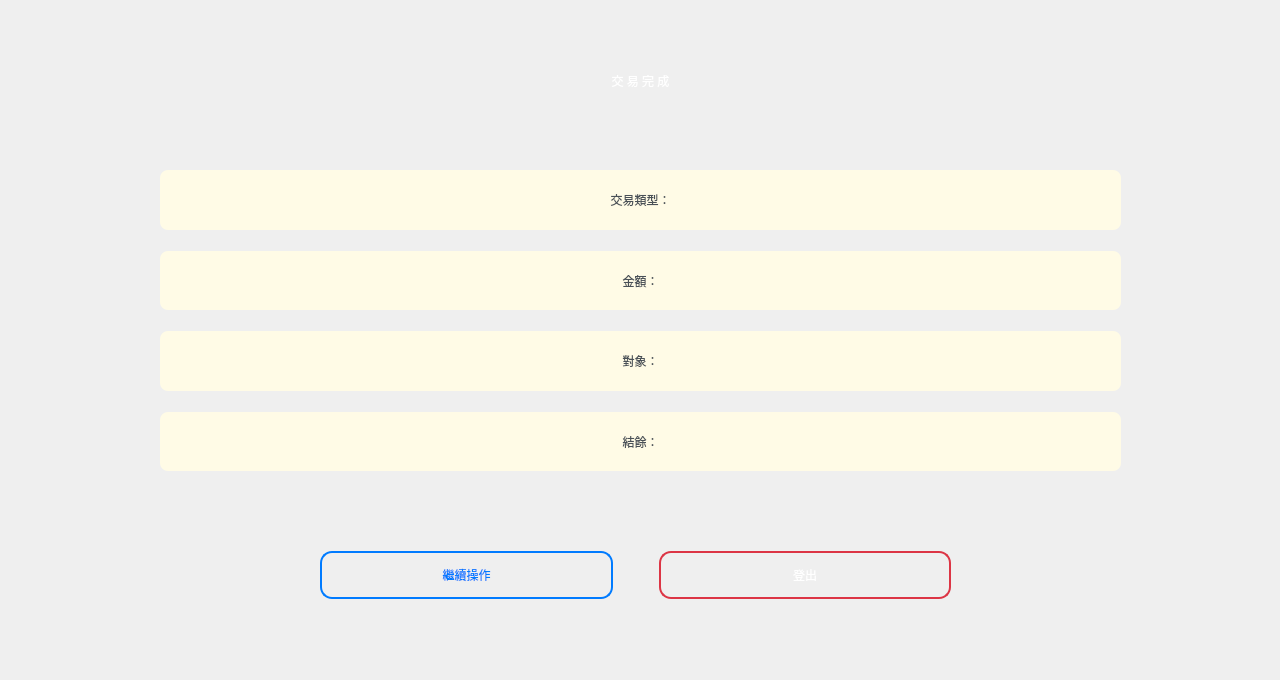
<?xml version="1.0" encoding="UTF-8"?>
<ui version="4.0">
 <class>summarywindow</class>
 <widget class="QMainWindow" name="summarywindow">
  <property name="geometry">
   <rect>
    <x>0</x>
    <y>0</y>
    <width>1280</width>
    <height>680</height>
   </rect>
  </property>
  <property name="windowTitle">
   <string>交易摘要</string>
  </property>
  <property name="styleSheet">
   <string notr="true">QMainWindow {
    background: qlineargradient(x1: 0, y1: 0, x2: 1, y2: 1,
                                 stop: 0 #add8e6, stop: 1 #7bb3d9);
}
</string>
  </property>
  <widget class="QWidget" name="centralwidget">
   <property name="styleSheet">
    <string notr="true">QWidget {
    background: qlineargradient(x1: 0, y1: 0, x2: 0, y2: 1,
                                 stop: 0 #c3e2f0, stop: 1 #87ceeb);
    font-family: &quot;Microsoft YaHei UI&quot;;
    color: #212529;
}
QWidget[class=&quot;QWidget&quot;] {
    background: transparent;
}
</string>
   </property>
   <widget class="QLabel" name="label_title">
    <property name="geometry">
     <rect>
      <x>130</x>
      <y>30</y>
      <width>1021</width>
      <height>101</height>
     </rect>
    </property>
    <property name="cursor">
     <cursorShape>ForbiddenCursor</cursorShape>
    </property>
    <property name="styleSheet">
     <string notr="true">QLabel {
    font: bold 24pt &quot;Microsoft YaHei UI&quot;;
    color: #ffffff;
    background: qlineargradient(x1: 0, y1: 0, x2: 1, y2: 0,
                                 stop: 0 #667eea, stop: 1 #764ba2);
    border-radius: 12px;
    padding: 15px;
    margin: 5px;
}
</string>
    </property>
    <property name="text">
     <string>交 易 完 成</string>
    </property>
    <property name="alignment">
     <set>Qt::AlignmentFlag::AlignCenter</set>
    </property>
   </widget>
   <widget class="QWidget" name="horizontalLayoutWidget_3">
    <property name="geometry">
     <rect>
      <x>320</x>
      <y>530</y>
      <width>631</width>
      <height>91</height>
     </rect>
    </property>
    <layout class="QHBoxLayout" name="horizontalLayout_3">
     <item>
      <widget class="QPushButton" name="back">
       <property name="cursor">
        <cursorShape>PointingHandCursor</cursorShape>
       </property>
       <property name="styleSheet">
        <string notr="true">QPushButton {
    font: bold 14pt &quot;Microsoft YaHei UI&quot;;
    background: qlineargradient(x1: 0, y1: 0, x2: 0, y2: 1,
                                 stop: 0 #ffffff, stop: 1 #f8f9fa);
    border: 2px solid #007bff;
    border-radius: 12px;
    color: #007bff;
    padding: 12px 20px;
    min-height: 20px;
}
QPushButton:hover {
    background: qlineargradient(x1: 0, y1: 0, x2: 0, y2: 1,
                                 stop: 0 #007bff, stop: 1 #0056b3);
    color: white;
    border: 2px solid #0056b3;
}
QPushButton:pressed {
    background: qlineargradient(x1: 0, y1: 0, x2: 0, y2: 1,
                                 stop: 0 #0056b3, stop: 1 #004085);
}
QPushButton:disabled {
    background-color: #e9ecef;
    color: #6c757d;
    border: 2px solid #dee2e6;
}
</string>
       </property>
       <property name="text">
        <string>繼續操作</string>
       </property>
      </widget>
     </item>
     <item>
      <spacer name="horizontalSpacer_3">
       <property name="orientation">
        <enum>Qt::Orientation::Horizontal</enum>
       </property>
       <property name="sizeType">
        <enum>QSizePolicy::Policy::Preferred</enum>
       </property>
       <property name="sizeHint" stdset="0">
        <size>
         <width>40</width>
         <height>20</height>
        </size>
       </property>
      </spacer>
     </item>
     <item>
      <widget class="QPushButton" name="logout">
       <property name="cursor">
        <cursorShape>PointingHandCursor</cursorShape>
       </property>
       <property name="styleSheet">
        <string notr="true">
QPushButton {
    font: bold 14pt &quot;Microsoft YaHei UI&quot;;
    background: qlineargradient(x1: 0, y1: 0, x2: 0, y2: 1,
                                 stop: 0 #ff6b6b, stop: 1 #ee5a52);
    border: 2px solid #dc3545;
    color: white;
    border-radius: 12px;
    padding: 12px 20px;
    min-height: 20px;
}
QPushButton:hover {
    background: qlineargradient(x1: 0, y1: 0, x2: 0, y2: 1,
                                 stop: 0 #dc3545, stop: 1 #c82333);
}
</string>
       </property>
       <property name="text">
        <string>登出</string>
       </property>
      </widget>
     </item>
    </layout>
   </widget>
   <widget class="QWidget" name="verticalLayoutWidget">
    <property name="geometry">
     <rect>
      <x>160</x>
      <y>170</y>
      <width>961</width>
      <height>301</height>
     </rect>
    </property>
    <layout class="QVBoxLayout" name="verticalLayout">
     <item>
      <widget class="QLabel" name="label_type">
       <property name="cursor">
        <cursorShape>ForbiddenCursor</cursorShape>
       </property>
       <property name="styleSheet">
        <string notr="true">QLabel {
    font: bold 14pt &quot;Microsoft YaHei UI&quot;;
    color: #495057;
    background: #fffbe6;
    border-radius: 8px;
    padding: 6px 12px;
}
</string>
       </property>
       <property name="text">
        <string>交易類型：</string>
       </property>
       <property name="alignment">
        <set>Qt::AlignmentFlag::AlignCenter</set>
       </property>
      </widget>
     </item>
     <item>
      <spacer name="verticalSpacer">
       <property name="orientation">
        <enum>Qt::Orientation::Vertical</enum>
       </property>
       <property name="sizeType">
        <enum>QSizePolicy::Policy::Maximum</enum>
       </property>
       <property name="sizeHint" stdset="0">
        <size>
         <width>20</width>
         <height>15</height>
        </size>
       </property>
      </spacer>
     </item>
     <item>
      <widget class="QLabel" name="label_amount">
       <property name="cursor">
        <cursorShape>ForbiddenCursor</cursorShape>
       </property>
       <property name="styleSheet">
        <string notr="true">QLabel {
    font: bold 14pt &quot;Microsoft YaHei UI&quot;;
    color: #495057;
    background: #fffbe6;
    border-radius: 8px;
    padding: 6px 12px;
}
</string>
       </property>
       <property name="text">
        <string>金額：</string>
       </property>
       <property name="alignment">
        <set>Qt::AlignmentFlag::AlignCenter</set>
       </property>
      </widget>
     </item>
     <item>
      <spacer name="verticalSpacer_4">
       <property name="orientation">
        <enum>Qt::Orientation::Vertical</enum>
       </property>
       <property name="sizeType">
        <enum>QSizePolicy::Policy::Maximum</enum>
       </property>
       <property name="sizeHint" stdset="0">
        <size>
         <width>20</width>
         <height>15</height>
        </size>
       </property>
      </spacer>
     </item>
     <item>
      <widget class="QLabel" name="label_target">
       <property name="cursor">
        <cursorShape>ForbiddenCursor</cursorShape>
       </property>
       <property name="styleSheet">
        <string notr="true">QLabel {
    font: bold 14pt &quot;Microsoft YaHei UI&quot;;
    color: #495057;
    background: #fffbe6;
    border-radius: 8px;
    padding: 6px 12px;
}
</string>
       </property>
       <property name="text">
        <string>對象：</string>
       </property>
       <property name="alignment">
        <set>Qt::AlignmentFlag::AlignCenter</set>
       </property>
      </widget>
     </item>
     <item>
      <spacer name="verticalSpacer_3">
       <property name="orientation">
        <enum>Qt::Orientation::Vertical</enum>
       </property>
       <property name="sizeType">
        <enum>QSizePolicy::Policy::Maximum</enum>
       </property>
       <property name="sizeHint" stdset="0">
        <size>
         <width>20</width>
         <height>15</height>
        </size>
       </property>
      </spacer>
     </item>
     <item>
      <widget class="QLabel" name="label_balance">
       <property name="cursor">
        <cursorShape>ForbiddenCursor</cursorShape>
       </property>
       <property name="styleSheet">
        <string notr="true">QLabel {
    font: bold 14pt &quot;Microsoft YaHei UI&quot;;
    color: #495057;
    background: #fffbe6;
    border-radius: 8px;
    padding: 6px 12px;
}
</string>
       </property>
       <property name="text">
        <string>結餘：</string>
       </property>
       <property name="alignment">
        <set>Qt::AlignmentFlag::AlignCenter</set>
       </property>
      </widget>
     </item>
    </layout>
   </widget>
  </widget>
 </widget>
 <resources/>
 <connections/>
</ui>
